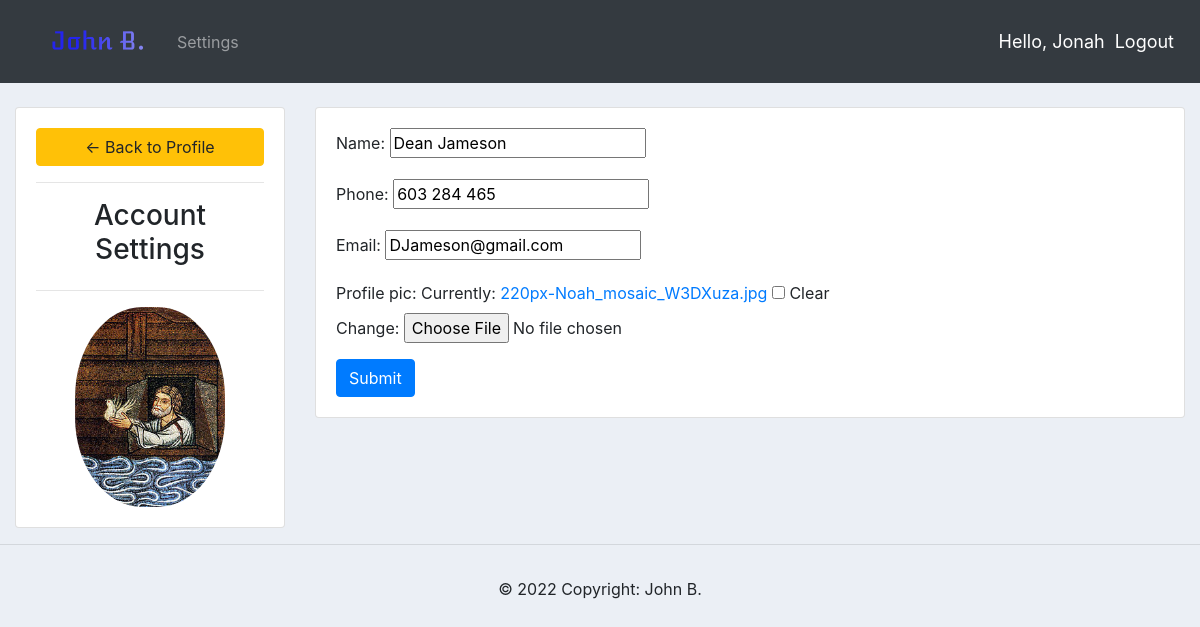
/account/ (signed in), run on the app's committed database.
### accounts/models.py (models this page shows, shortened)
class Customer(models.Model):
    user = models.OneToOneField(User, null=True, blank=True, on_delete=models.CASCADE)
    name = models.CharField(max_length=200, null=True)
    phone = models.CharField(max_length=200, null=True)
    email = models.CharField(max_length=200, null=True)
    profile_pic = models.ImageField(default="profile_icon.jpg", null=True, blank=True)
    date_created = models.DateTimeField(auto_now_add=True, null=True)

### accounts/decorators.py (the view)
		def wrapper_func(request, *args, **kwargs):
			group = None
			if request.user.groups.exists():
				group = request.user.groups.all()[0].name
			if group in allowed_roles:
				return view_func(request, *args, **kwargs)
			else:
				return HttpResponse('You are not authorized to view this page')

### accounts/forms.py
class CustomerForm(ModelForm):
    class Meta:
        model = Customer
        fields = '__all__'
        exclude = ['user']

### accounts/views.py (called while the page is built)
@login_required(login_url='login')
@allowed_users(allowed_roles=['customer'])
def accountSettings(request):
	customer = request.user.customer
	form = CustomerForm(instance=customer)
	if request.method == 'POST':
		form = CustomerForm(request.POST, request.FILES, instance=customer)
		if form.is_valid():
			form.save()
	context = {'form':form}
	return render(request, 'accounts/account_settings.html', context)

### accounts/templates/accounts/account_settings.html (shortened to what this page needs)
{%  extends 'accounts/main.html' %}
{% load static %}
{% block content %}
<br>
<div class="row">
	<div class="col-md-3">
		<div class="card card-body">
			<a class="btn btn-warning" href="{% url 'home' %}"> &#8592; Back to Profile</a>
			<hr>
			<h3 style="text-align: center">Account Settings</h3>
			<hr>
			<img class="profile-pic" src="{{request.user.customer.profile_pic.url}}" >
		</div>
	</div>
	<div class="col-md-9">
		<div class="card card-body">
			<form method="POST" action="" enctype="multipart/form-data">
				{{form.as_p}}
			<input class="btn btn-primary" type="submit" name="Update Information">
			</form>
		</div>
	</div>
</div>
{% endblock %}

### accounts/templates/accounts/navbar.html (shortened to what this page needs)
{% load static %}
<nav class="navbar navbar-expand-lg navbar-dark bg-dark">
 <img src="{% static 'images/logo.png' %}">
  <div class="collapse navbar-collapse" id="navbarNav">
    <ul class="navbar-nav">
      {% if request.user.is_staff %}
      <li class="nav-item active">
        <a class="nav-link" href="{% url 'home' %}">Dashboard</a>
      </li>
      <li class="nav-item">
        <a class="nav-link" href="{% url 'products' %}">Products</a>
      </li>
      {% else %}
       <li class="nav-item">
        <a class="nav-link" href="{% url 'account' %}">Settings</a>
      </li>
      {% endif %}
    </ul>
  </div>
  <span class="hello-msg">Hello, {{request.user}}</span>
  <span ><a  class="hello-msg" href="{% url 'logout' %}">Logout</a></span>
</nav>

### static/css/main.css (style rules this page uses)
body { background-color: #ebeff5; }
.hello-msg { font-size: 18px; color: #fff; margin-right: 10px; }
.profile-pic { max-width: 200px; max-height: 200px; margin: 0 auto; border-radius: 45%; }
form { display: inline-block; }

### data on the page
Customer: name "Dean Jameson", phone "603 284 465", email "DJameson@gmail.com"

### other printed values
{{ request.user }} "Jonah"
